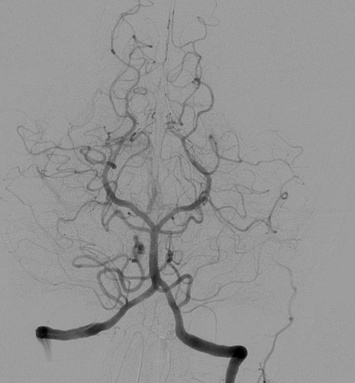
#> input picture dsa_sample.jpg, 355 x 383 px, shrunk from 902 x 973 before the run
$ python generate_figures.py
#> lines starting #> are read from the running program, lines starting #| are printed output that depends on the picture; after the words box and inside, x2 and y2 are one past the last pixel; in counts of white or black regions, pixels touching at a corner belong together
### frangi_filter.py
import numpy as np
from scipy.ndimage import gaussian_filter, maximum_filter, minimum_filter


def hessian_2d(image: np.ndarray, sigma: float) -> tuple[np.ndarray, np.ndarray, np.ndarray]:
    """Compute the 2D Hessian matrix elements of an image at a given scale.

    Uses Gaussian second-order derivatives with scale-space normalization
    (multiplying by sigma^2) as described by Frangi et al.
    """
    smoothed = gaussian_filter(image.astype(np.float64), sigma)

    # Second-order partial derivatives via finite differences on the smoothed image
    Hxx = np.gradient(np.gradient(smoothed, axis=1), axis=1) * sigma**2
    Hyy = np.gradient(np.gradient(smoothed, axis=0), axis=0) * sigma**2
    Hxy = np.gradient(np.gradient(smoothed, axis=0), axis=1) * sigma**2

    return Hxx, Hyy, Hxy


def eigenvalues_2d(Hxx: np.ndarray, Hyy: np.ndarray, Hxy: np.ndarray) -> tuple[np.ndarray, np.ndarray]:
    """Compute sorted eigenvalues of the 2D Hessian at every pixel.

    Returns (lambda1, lambda2) where |lambda1| <= |lambda2|.
    """
    trace = Hxx + Hyy
    det = Hxx * Hyy - Hxy**2
    discriminant = np.sqrt(np.maximum((trace / 2)**2 - det, 0))

    eig1 = trace / 2 + discriminant
    eig2 = trace / 2 - discriminant

    # Sort so |lambda1| <= |lambda2|
    abs1, abs2 = np.abs(eig1), np.abs(eig2)
    lambda1 = np.where(abs1 <= abs2, eig1, eig2)
    lambda2 = np.where(abs1 <= abs2, eig2, eig1)

    return lambda1, lambda2


def dominant_scale_filter(responses: np.ndarray,
                          winning_sigmas: np.ndarray,
                          sigmas: list[int],
                          outer_size: int,
                          inner_size: int,
                          threshold: float = 0.2,
                          weights: np.ndarray | None = None) -> np.ndarray:
    """Suppress scale outliers by enforcing local scale consensus.

    For each position, looks at a large (outer) window to determine which
    sigmas dominate, then restricts the response in the center (inner) region
    to only those dominant scales.

    Parameters
    ----------
    responses : 3D array (n_sigmas, H, W)
        Frangi response at each scale.
    winning_sigmas : 2D array (H, W)
        The sigma index that gave the max response at each pixel.
    sigmas : list of int
        The sigma values used.
    outer_size : int
        Size of the analysis window.
    inner_size : int
        Size of the center region where the scale restriction is applied.
    threshold : float
        Fraction (0-1) of the most frequent sigma's weight. Sigmas with
        less than this fraction are suppressed. Higher = more aggressive.
    weights : 2D array (H, W) or None
        Per-pixel weight for the sigma vote. If None, each pixel votes
        equally (unweighted count). If provided, each pixel's vote is
        weighted by this value (e.g. its response strength).

    Returns
    -------
    vesselness : 2D array
        Filtered max-across-scales response.
    """
    H, W = winning_sigmas.shape
    n_sigmas = len(sigmas)
    vesselness = np.max(responses, axis=0)

    pad = outer_size // 2

    # Pad for border handling
    winning_padded = np.pad(winning_sigmas, pad, mode="edge")
    if weights is not None:
        weights_padded = np.pad(weights, pad, mode="edge")

    # Slide the outer window, apply restriction to the inner center
    for y in range(0, H, inner_size):
        for x in range(0, W, inner_size):
            # Outer window bounds (in padded coordinates)
            oy1 = y
            oy2 = min(y + outer_size, H + 2 * pad)
            ox1 = x
            ox2 = min(x + outer_size, W + 2 * pad)

            # Compute sigma frequencies in outer window
            outer_winners = winning_padded[oy1:oy2, ox1:ox2].ravel()

            if weights is not None:
                outer_weights = weights_padded[oy1:oy2, ox1:ox2].ravel()
                counts = np.bincount(outer_winners, weights=outer_weights,
                                     minlength=n_sigmas)
            else:
                counts = np.bincount(outer_winners, minlength=n_sigmas)

            # Find dominant sigmas
            if counts.max() == 0:
                continue
            min_count = counts.max() * threshold
            allowed = np.where(counts >= min_count)[0]

            # Inner region bounds (in original coordinates)
            iy1 = y
            iy2 = min(y + inner_size, H)
            ix1 = x
            ix2 = min(x + inner_size, W)

            # Rebuild vesselness using only allowed scales
            inner_responses = responses[:, iy1:iy2, ix1:ix2]
            mask = np.zeros(n_sigmas, dtype=bool)
            mask[allowed] = True
            masked_responses = np.where(mask[:, None, None], inner_responses, 0)
            vesselness[iy1:iy2, ix1:ix2] = np.max(masked_responses, axis=0)

    return vesselness


def frangi_2d(image: np.ndarray,
              sigma_range: tuple[int, int] = (2, 7),
              beta1: float = 0.5,
              beta2: float = 15.0,
              bright_on_dark: bool = True,
              local_normalization: bool = False,
              dominant_scale: bool = False,
              dominant_scale_inner: int | None = None,
              dominant_scale_threshold: float = 0.5,
              dominant_scale_weighted: bool = False,
              dominant_scale_pre_norm: bool = False) -> np.ndarray:
    """2D Frangi vesselness filter with optional improvements.

    Parameters
    ----------
    image : 2D array
        Input grayscale image.
    sigma_range : tuple
        (min_sigma, max_sigma) inclusive range for the Gaussian scale levels.
    beta1 : float
        Correction constant for the blobness factor S1.
    beta2 : float
        Correction constant for the structureness factor S2.
    bright_on_dark : bool
        If True, detect bright vessels on dark background (lambda2 < 0).
        If False, detect dark vessels on bright background (lambda2 > 0).
    local_normalization : bool
        If True, apply the S3 local intensity normalization factor
        to suppress blur from the multiscale approach.
    dominant_scale : bool
        If True, apply dominant scale filtering to suppress scale outliers.
    dominant_scale_inner : int or None
        Inner window size for dominant scale filter. Defaults to
        6 * sigma_min + 1 if not specified.
    dominant_scale_threshold : float
        Fraction (0-1) of the most frequent sigma's weight below which
        sigmas are suppressed. Higher = more aggressive filtering.
    dominant_scale_weighted : bool
        If True, weight each pixel's sigma vote by its response strength.
    dominant_scale_pre_norm : bool
        If True, determine dominant scales from pre-normalization responses
        (raw Frangi), but still apply normalization to the final output.

    Returns
    -------
    vesselness : 2D array
        Frangi vesselness response (max across scales).
    """
    image = image.astype(np.float64)
    sigmas = list(range(sigma_range[0], sigma_range[1] + 1))
    raw_responses = np.zeros((len(sigmas), *image.shape))
    norm_responses = np.zeros((len(sigmas), *image.shape))

    for i, sigma in enumerate(sigmas):
        Hxx, Hyy, Hxy = hessian_2d(image, sigma)
        lambda1, lambda2 = eigenvalues_2d(Hxx, Hyy, Hxy)

        # Suppress based on vessel polarity
        if bright_on_dark:
            mask = lambda2 < 0
        else:
            mask = lambda2 > 0

        # S1: blobness ratio
        lambda2_safe = np.where(lambda2 == 0, 1e-10, lambda2)
        S1 = (lambda1 / lambda2_safe) ** 2

        # S2: structureness
        S2 = lambda1**2 + lambda2**2

        # Frangi response
        response = np.exp(-S1 / beta1) * (1 - np.exp(-S2 / beta2))
        response = np.where(mask, response, 0)
        raw_responses[i] = response

        # S3: local intensity normalization
        if local_normalization:
            kernel_size = 6 * sigma + 1
            I_max = maximum_filter(image, size=kernel_size)
            I_min = minimum_filter(image, size=kernel_size)
            denom = I_max - I_min
            safe_denom = np.where(denom > 0, denom, 1.0)
            if bright_on_dark:
                S3 = np.where(denom > 0, (image - I_min) / safe_denom, 0.0)
            else:
                S3 = np.where(denom > 0, (I_max - image) / safe_denom, 0.0)
            norm_responses[i] = response * S3
        else:
            norm_responses[i] = response

    # Choose which responses to use for output and for scale analysis
    output_responses = norm_responses
    if dominant_scale_pre_norm:
        analysis_responses = raw_responses
    else:
        analysis_responses = norm_responses

    if dominant_scale:
        winning_sigmas = np.argmax(analysis_responses, axis=0).astype(np.intp)
        max_response = np.max(analysis_responses, axis=0)
        outer_size = 6 * sigmas[-1] + 1
        inner_size = dominant_scale_inner or (6 * sigmas[0] + 1)
        weights = max_response if dominant_scale_weighted else None
        vesselness = dominant_scale_filter(
            output_responses, winning_sigmas, sigmas, outer_size, inner_size,
            dominant_scale_threshold, weights)
    else:
        vesselness = np.max(output_responses, axis=0)

    return vesselness

### generate_figures.py
"""Generate all figures for the Improved Frangi Filter project.

Run this script to reproduce every figure used in the README:

    python generate_figures.py

Figures are saved to the figures/ directory.
"""

import numpy as np
import matplotlib.pyplot as plt
from pathlib import Path
from scipy.ndimage import maximum_filter, minimum_filter
from frangi_filter import hessian_2d, eigenvalues_2d, frangi_2d

SCRIPT_DIR = Path(__file__).parent
FIGURES_DIR = SCRIPT_DIR / "figures"
IMG_PATH = SCRIPT_DIR / "dsa_sample.jpg"

SIGMA_WIDE = (2, 20)
BETA1, BETA2 = 0.5, 15.0


def load_image() -> np.ndarray:
    image = plt.imread(IMG_PATH)
#> image is the input picture: shape (383, 355, 3); min 0, max 171, mean 148.3
    if image.ndim == 3:
        image = np.mean(image, axis=2)
#> image: shape (383, 355) float64
    return image.astype(np.float64)


def save(fig, name: str):
    fig.savefig(FIGURES_DIR / name, dpi=150, bbox_inches="tight")
    plt.close(fig)
    print(f"  Saved figures/{name}")


# ── Figure 1: The blur problem ──────────────────────────────────────────────

def fig1_blur_problem(image: np.ndarray):
    """Standard Frangi at narrow vs wide sigma range — shows the blur."""
    print("Figure 1: Blur problem...")
    result_narrow = frangi_2d(image, sigma_range=(2, 7), bright_on_dark=False)
#> after the loop in frangi_2d, `for i, sigma in enumerate(sigmas):`:
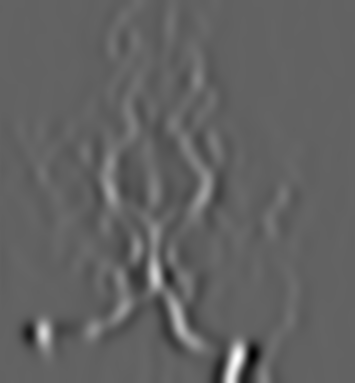
#> Hxx: shape (383, 355) float64; min -26.47, max 41.73, mean 0; drawn with min black and max white
#> after the loop in frangi_2d, `for i, sigma in enumerate(sigmas):`:
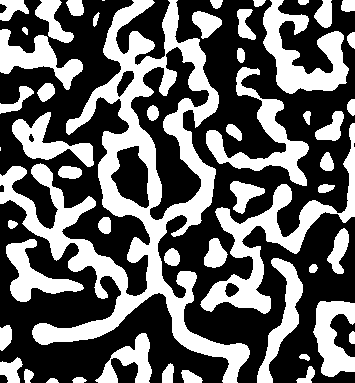
#> mask: shape (383, 355) bool; 39.7% white; 53 white regions (2 under 20 px), largest, box (x1, y1, x2, y2) and area: (0, 0, 250, 383) 22296, (200, 123, 355, 314) 5483, (263, 0, 349, 94) 3597
    result_wide = frangi_2d(image, sigma_range=SIGMA_WIDE, bright_on_dark=False)
#> call 2 of frangi_2d, with sigma_range = (2, 20), beta1 = 0.5, beta2 = 15, bright_on_dark = False, local_normalization = False, dominant_scale = False, dominant_scale_threshold = 0.5, dominant_scale_weighted = False
#> after the loop in frangi_2d (call 2), `for i, sigma in enumerate(sigmas):`:
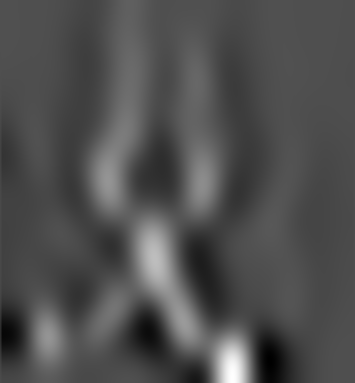
#> Hxx: shape (383, 355) float64; min -9.07, max 19.98, mean 0.00501; drawn with min black and max white
#> after the loop in frangi_2d (call 2), `for i, sigma in enumerate(sigmas):`:
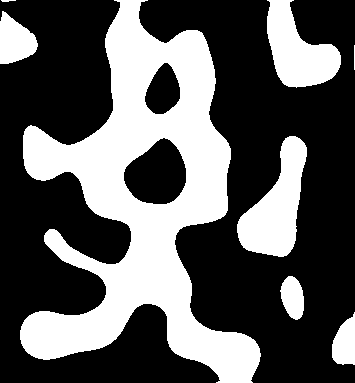
#> mask: shape (383, 355) bool; 35.6% white; 8 white regions, largest, box (x1, y1, x2, y2) and area: (20, 0, 261, 383) 37121, (237, 136, 307, 257) 4465, (267, 0, 341, 88) 3744

    fig, axes = plt.subplots(1, 3, figsize=(18, 6))
    axes[0].imshow(image, cmap="gray")
    axes[0].set_title("Original DSA Image")
    axes[1].imshow(result_narrow, cmap="hot")
    axes[1].set_title("Frangi — narrow range (σ = 2–7)")
    axes[2].imshow(result_wide, cmap="hot")
    axes[2].set_title("Frangi — wide range (σ = 2–20)\n(note the blur)")
    for ax in axes:
        ax.axis("off")
    fig.suptitle("The Blur Problem: Narrow vs Wide Scale Range", fontsize=14)
    fig.tight_layout()
    save(fig, "01_blur_problem.png")


# ── Figure 2: Per-scale intermediates ────────────────────────────────────────

def fig2_intermediates(image: np.ndarray):
    """Eigenvalues, Frangi response, S3, and total at three scales."""
    print("Figure 2: Per-scale intermediates...")
    sigmas = [2, 7, 20]

    fig, axes = plt.subplots(len(sigmas), 5, figsize=(20, 4 * len(sigmas)))

    for row, sigma in enumerate(sigmas):
        Hxx, Hyy, Hxy = hessian_2d(image, sigma)
        lambda1, lambda2 = eigenvalues_2d(Hxx, Hyy, Hxy)

        mask = lambda2 > 0
        lambda2_safe = np.where(lambda2 == 0, 1e-10, lambda2)
        S1 = (lambda1 / lambda2_safe) ** 2
        S2 = lambda1**2 + lambda2**2
        frangi = np.exp(-S1 / BETA1) * (1 - np.exp(-S2 / BETA2))
        frangi = np.where(mask, frangi, 0)

        kernel_px = 6 * sigma + 1
        I_max = maximum_filter(image, size=kernel_px)
        I_min = minimum_filter(image, size=kernel_px)
        denom = I_max - I_min
        safe_denom = np.where(denom > 0, denom, 1.0)
        S3 = np.where(denom > 0, (I_max - image) / safe_denom, 0.0)

        total = frangi * S3

        panels = [
            (lambda1, f"λ1 (σ={sigma})", "signed"),
            (lambda2, f"λ2 (σ={sigma})", "signed"),
            (frangi, f"Frangi response (σ={sigma})", "hot"),
            (S3, f"S3 local normalization (σ={sigma})", "gray"),
            (total, f"Total: Frangi × S3 (σ={sigma})", "hot"),
        ]

        for col, (data, title, cmap) in enumerate(panels):
            ax = axes[row, col]
            if cmap == "signed":
                vmax = np.percentile(np.abs(data), 99)
                ax.imshow(data, cmap="RdBu_r", vmin=-vmax, vmax=vmax)
            elif cmap == "gray":
                ax.imshow(data, cmap="gray", vmin=0, vmax=1)
            else:
                ax.imshow(data, cmap="hot", vmin=0, vmax=np.percentile(data, 99))
            ax.set_title(title, fontsize=9)
            ax.axis("off")
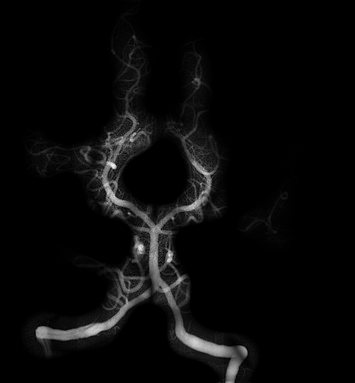
#> data: shape (383, 355) float64; min 0, max 0.962, mean 0.0372

    fig.suptitle("Frangi Filter Intermediates at Different Scales", fontsize=14)
    fig.tight_layout()
    save(fig, "02_intermediates.png")


# ── Figure 3: Local normalization improvement ────────────────────────────────

def fig3_local_normalization(image: np.ndarray):
    """Side-by-side: standard wide vs wide + local normalization."""
    print("Figure 3: Local normalization improvement...")
    result_wide = frangi_2d(image, sigma_range=SIGMA_WIDE, bright_on_dark=False)
#> the loop in frangi_2d (call 3), `for i, sigma in enumerate(sigmas):` made 19 passes
#> pass 1, in frangi_2d (call 3), `S1 = (lambda1 / lambda2_safe) ** 2`:
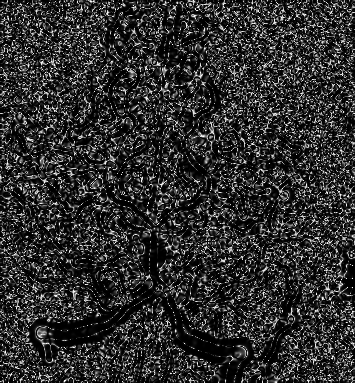
#> S1: shape (383, 355) float64; min 0, max 1, mean 0.184
    result_norm = frangi_2d(image, sigma_range=SIGMA_WIDE, bright_on_dark=False,
                            local_normalization=True)

    fig, axes = plt.subplots(1, 3, figsize=(18, 6))
    axes[0].imshow(image, cmap="gray")
    axes[0].set_title("Original DSA Image")
    axes[1].imshow(result_wide, cmap="hot")
    axes[1].set_title("Standard Frangi (σ = 2–20)")
    axes[2].imshow(result_norm, cmap="hot")
    axes[2].set_title("+ Local Normalization (S3)")
    for ax in axes:
        ax.axis("off")
    fig.suptitle("Improvement 1: Local Intensity Normalization", fontsize=14)
    fig.tight_layout()
    save(fig, "03_local_normalization.png")


# ── Figure 4: Winning sigma map ──────────────────────────────────────────────

def fig4_winning_sigma(image: np.ndarray):
    """Color map of which sigma wins at each pixel."""
    print("Figure 4: Winning sigma map...")
    sigmas = list(range(SIGMA_WIDE[0], SIGMA_WIDE[1] + 1))
    all_responses = np.zeros((len(sigmas), *image.shape))

    for i, sigma in enumerate(sigmas):
        Hxx, Hyy, Hxy = hessian_2d(image, sigma)
        lambda1, lambda2 = eigenvalues_2d(Hxx, Hyy, Hxy)

        mask = lambda2 > 0
        lambda2_safe = np.where(lambda2 == 0, 1e-10, lambda2)
        S1 = (lambda1 / lambda2_safe) ** 2
        S2 = lambda1**2 + lambda2**2
        response = np.exp(-S1 / BETA1) * (1 - np.exp(-S2 / BETA2))
        response = np.where(mask, response, 0)

        kernel_size = 6 * sigma + 1
        I_max = maximum_filter(image, size=kernel_size)
        I_min = minimum_filter(image, size=kernel_size)
        denom = I_max - I_min
        safe_denom = np.where(denom > 0, denom, 1.0)
        S3 = np.where(denom > 0, (I_max - image) / safe_denom, 0.0)
        all_responses[i] = response * S3
#> this loop made 19 passes
#> pass 1, in fig4_winning_sigma, `denom = I_max - I_min`:
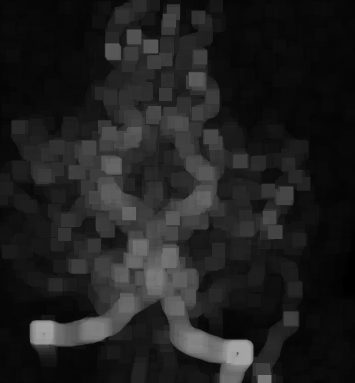
#> denom: shape (383, 355) float64; min 0, max 164, mean 31.9

    winning_idx = np.argmax(all_responses, axis=0)
    winning_sigma = np.array(sigmas)[winning_idx]
#> (the rest of the program and of its run is left out)
